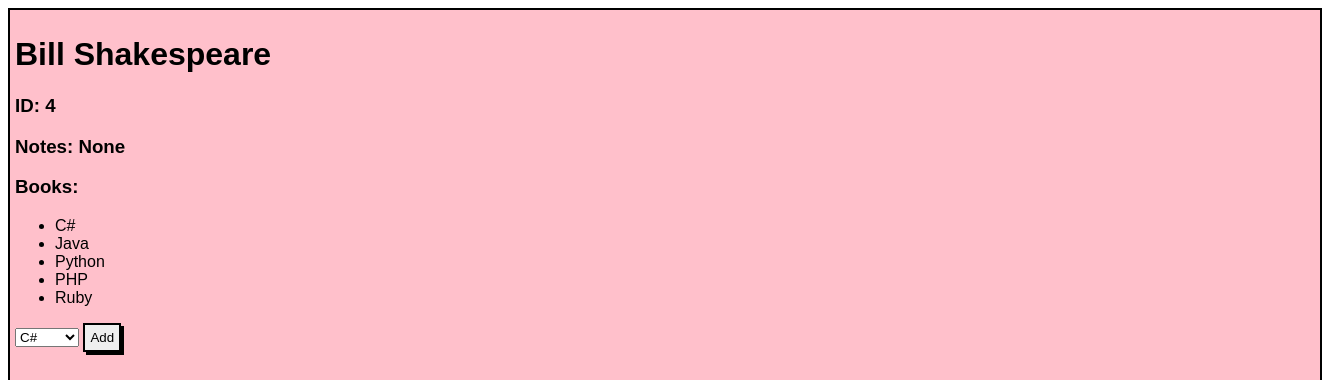
/authors/4, run on an earlier commit of the app's database.
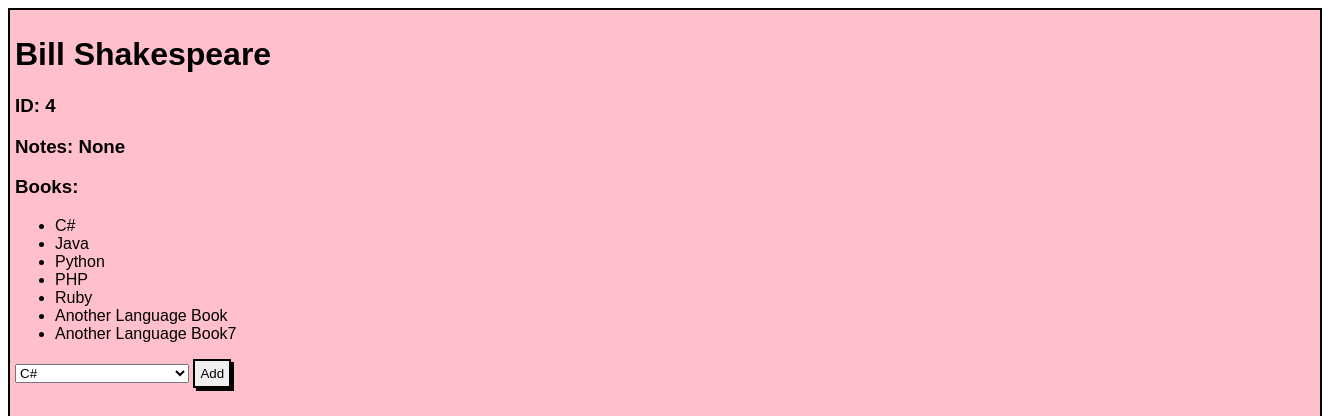
And on a later commit of the database.
### main_app/models.py (models this page shows, shortened)
class Book(models.Model):
    title = models.CharField(max_length=255)
    desc = models.TextField()
    created_at = models.DateTimeField(auto_now_add=True)
    updated_at = models.DateTimeField(auto_now=True)

### main_app/views.py (the view, shortened to what this page needs)
# urls.py: path('authors/<int:author_id>', views.show_author),
def show_author(request, author_id):
    if request.method == "GET":
        one_author = Author.objects.get(id=author_id)
        all_books = Book.objects.all()
        context = {
            'author' : one_author,
            'all_books' : all_books
        }
        return render(request, 'show_author.html', context)

### main_app/templates/show_author.html (shortened to what this page needs)
<!DOCTYPE html>
<html lang="en">
<head>
    {% load static %}
    <link rel="stylesheet" type="text/css" href="{% static 'style.css' %}">
</head>
<body>
    <div class="show_container">
        <h1>{{author.first_name}} {{author.last_name}}</h1>
        <h3>ID: {{author.id}}</h3>
        <h3>Notes: {{author.notes}}</h3>
        <h3>Books:</h3>
        <ul>
            {% for book in author.books.all %}
            <li>{{book.title}}</li>
            {% endfor %}
        </ul>
        <form action="/authors/{{author.id}}" method="post">
            <select name="book_id" id="book_id">
                {% for book in all_books %}
                    <option value="{{book.id}}">{{book.title}}</option>
                {% endfor %}
            </select>
            <input type="submit" value="Add" id='add_button'>
        </form>
    </div>
</body>
</html>

What changed in the data, as far as the page shows it:
added Book: title "Another Language Book"
added Book: title "Another Language Book7"
